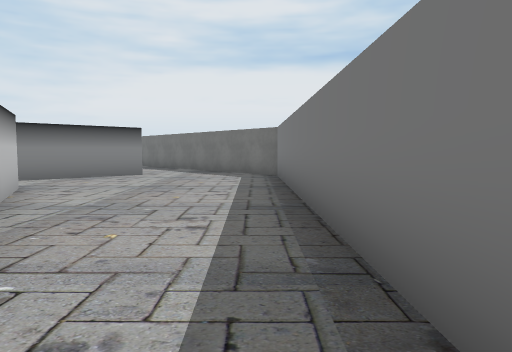
[1] (above)

16 first-person views from a walk through a Unity game level. The camera is 1.4 m above the floor, tilts 4° down and sees 70° across. The floor is counted in squares, 2 m on a side. Each view is taken from the middle of a square. On the plan, view 1 faces up. The plan holds only what a view shows up to about 11 squares ahead; the rest is blank. The place goes on beyond the plan. The player character is not drawn. Some surface patterns are stand-ins.

[2]
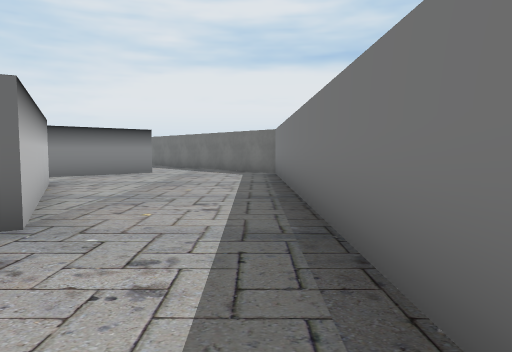

[3]
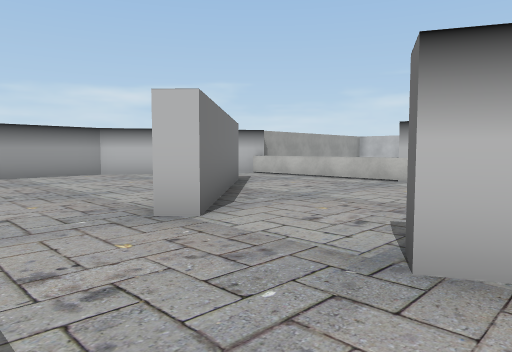

[4]
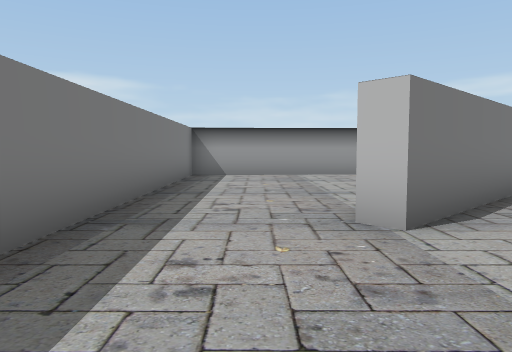

[5]
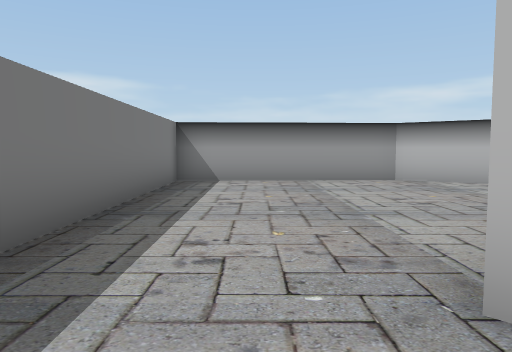

[6]
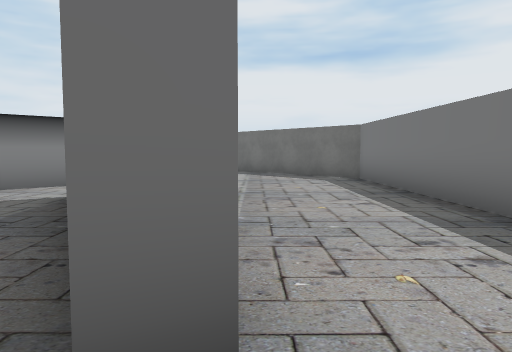

[7]
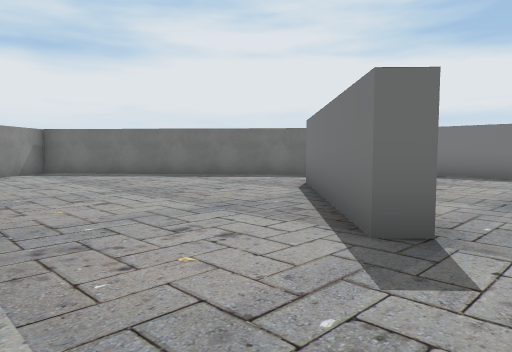

[8]
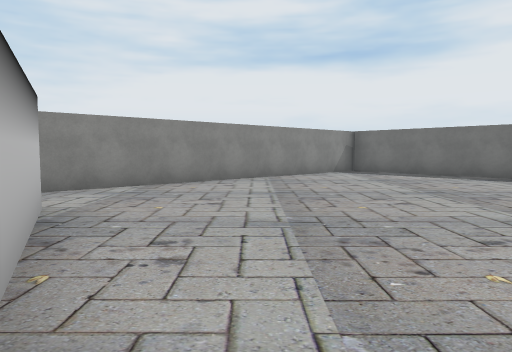

[9]
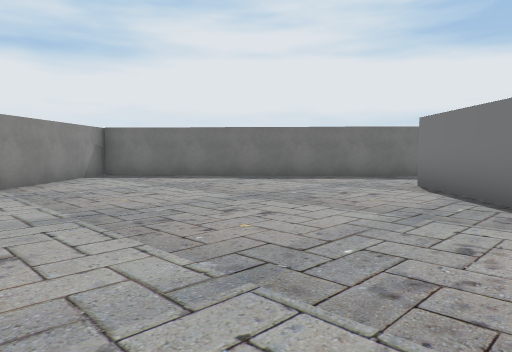

[10]
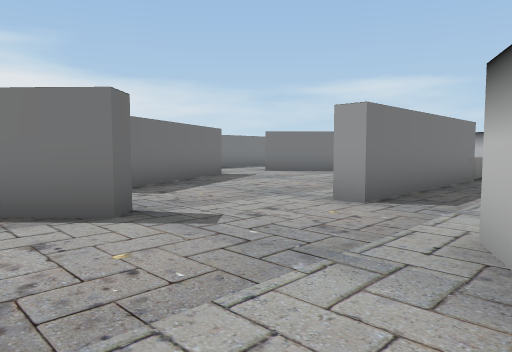

[11]
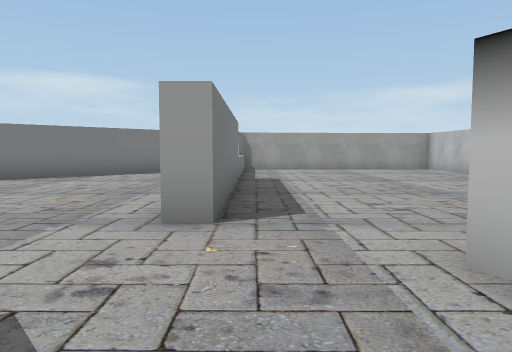

[12]
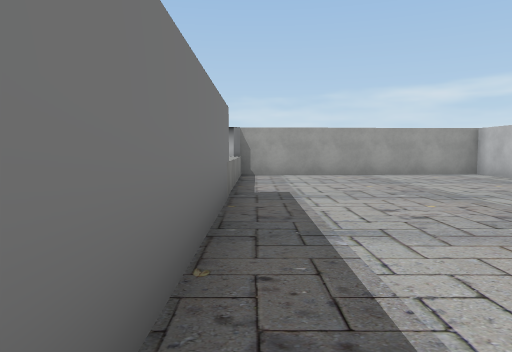

[13]
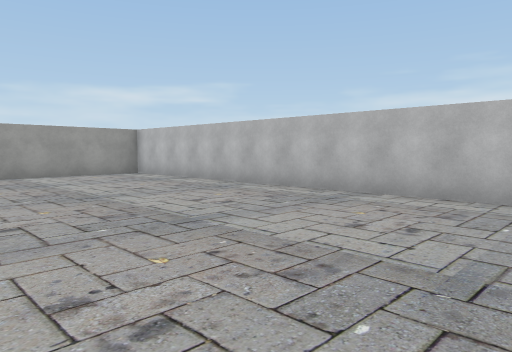

[14]
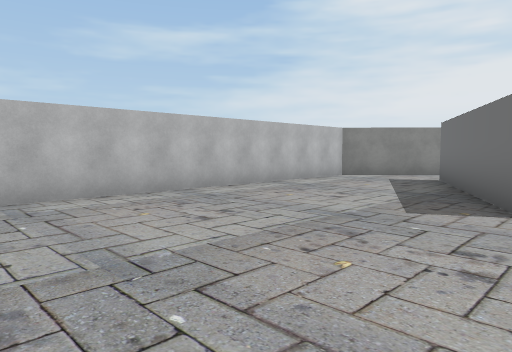

[15]
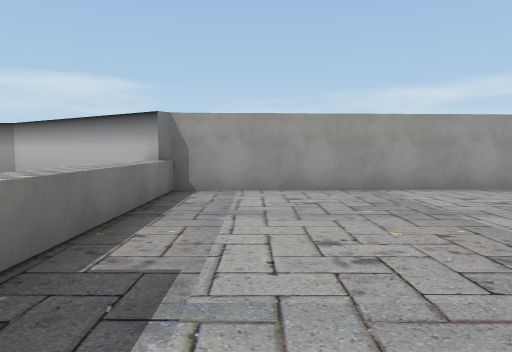

[16]
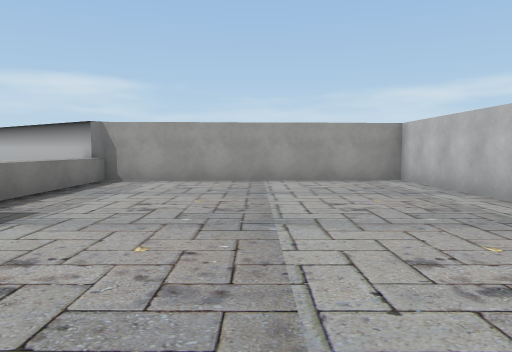

### Floor plan
Points are (right, up) in squares from view 1. A wall is a line through its corners. A room is listed if a view was taken in it or the views show most of it. See-through windows are left out.
Room 1 (views 1, 3, 4, 5, 6)
walls: (-4.4, 6.7) (-2.1, 2.2) (-2.5, 2); (-3.3, 10.5) (-5, 8.9); (-2.3, -0.1) (-1.9, -0.5); (0.7, -0.5) (0.6, 10.1) (-1.2, 12.2)
ways out: opening at (-0.5, -1) to room 2; opening at (-3.5, 9.5) to room 3; opening at (-3, 0.5) to room 3
Room 2 (view 2)
walls: (-4.3, -7.6) (0.8, -7.4) (0.7, -0.5)
ways out: opening at (-0.5, -1) to room 1; opening at (-5.5, -5.5) to room 4
Room 3 (views 7, 8, 9, 10, 11)
walls: (-6.9, 7) (-7.3, 7.4) (-3.5, 10.9); (-5, 8.9) (-6.6, 7.4); (-12.6, 10.4) (-10.2, 5.8); (-1.2, 12.2) (-6.7, 18.5) (-13.8, 11.8); (-2.5, 2) (-4.5, 5.8); (-4.9, -2.6) (-2.3, -0.1)
ways out: opening at (-3.5, 9.5) to room 1; opening at (-3, 0.5) to room 1; opening at (-13, 11) to room 4; opening at (-9, 5) to room 4; opening at (-6.5, -1.5) to room 4
Room 4 (views 12, 13, 14, 15, 16)
walls: (-8.1, -0.2) (-8.1, -4.5); (-8.6, 4.5) (-8, 4.5); (-10.8, 5.8) (-13, 10.1); (-8.6, -5.3) (-8.6, 4.5); (-6, -3.6) (-4.9, -2.6); (-13.8, 11.8) (-15.6, 10.1) (-15.4, -5.6) (-8.6, -5.3) (-8.4, -5) (-4.3, -7.6)
ways out: opening at (-5.5, -5.5) to room 2; opening at (-13, 11) to room 3; opening at (-9, 5) to room 3; opening at (-6.5, -1.5) to room 3

Where each view was taken, in squares from view 1:
view 1: 0 up, 0 right, facing up
view 2: 1 down, 0 right, facing up
view 3: 3 up, 0 right, facing down-left
view 4: 3 up, 1 left, facing down
view 5: 1 up, 1 left, facing down
view 6: 1 up, 2 left, facing up
view 7: 6 up, 10 left, facing up-right
view 8: 6 up, 10 left, facing up
view 9: 8 up, 11 left, facing up-right
view 10: 9 up, 11 left, facing down-right
view 11: 8 up, 9 left, facing down
view 12: 5 up, 9 left, facing down
view 13: 5 up, 10 left, facing down-left
view 14: 1 up, 10 left, facing up-left
view 15: 1 up, 10 left, facing down
view 16: 3 up, 12 left, facing down
